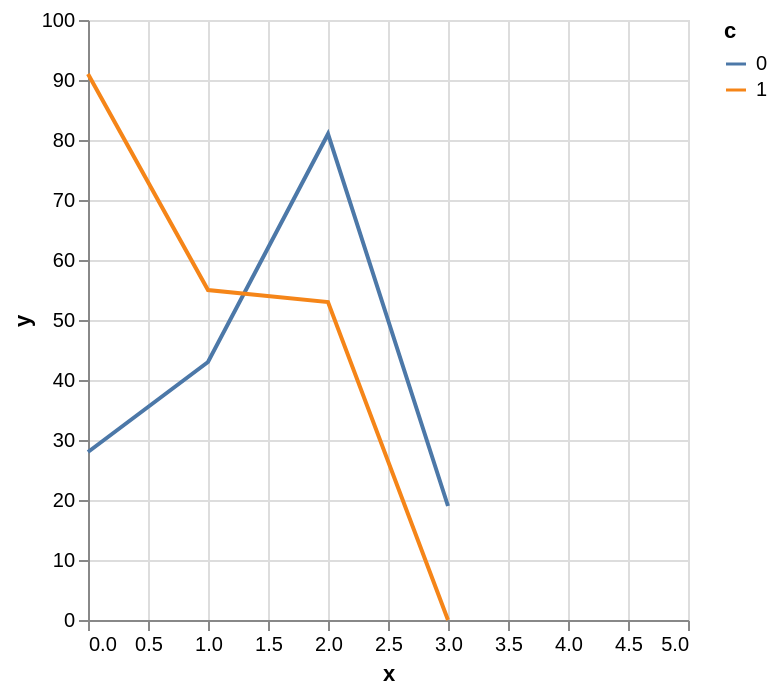

Source (Vega-Lite JSON):
### Vega-Lite specification from a JSON file in a GitHub repository (floating-point values rounded to 4 significant figures)
{"$schema": "https://vega.github.io/schema/vega-lite/v2.json", "data": {"values": [{"x": 0, "y": 28, "c": 0}, {"x": 0, "y": 91, "c": 1}, {"x": 1, "y": 43, "c": 0}, {"x": 1, "y": 55, "c": 1}, {"x": 2, "y": 81, "c": 0}, {"x": 2, "y": 53, "c": 1}, {"x": 3, "y": 19, "c": 0}]}, "transform": [{"impute": "y", "key": "x", "value": 0, "groupby": ["c"]}], "mark": "line", "encoding": {"x": {"field": "x", "type": "quantitative", "scale": {"nice": 1}}, "y": {"field": "y", "type": "quantitative"}, "color": {"field": "c", "type": "nominal"}}}
